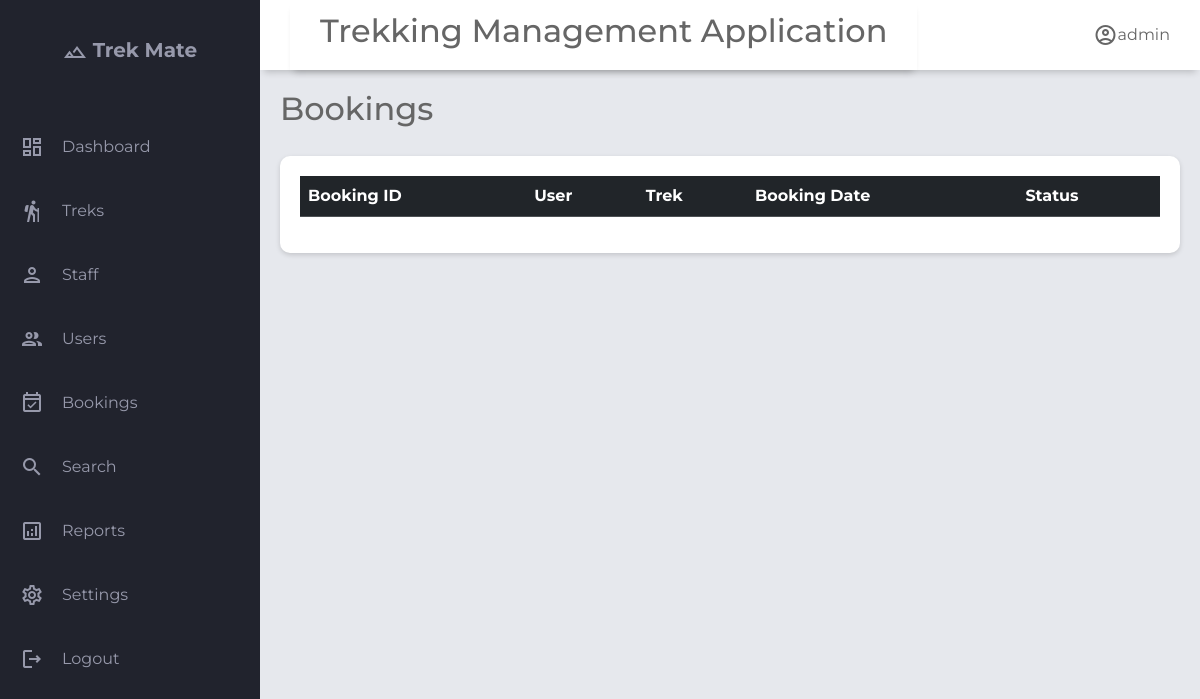
Before: /admin/bookings with the older database file.
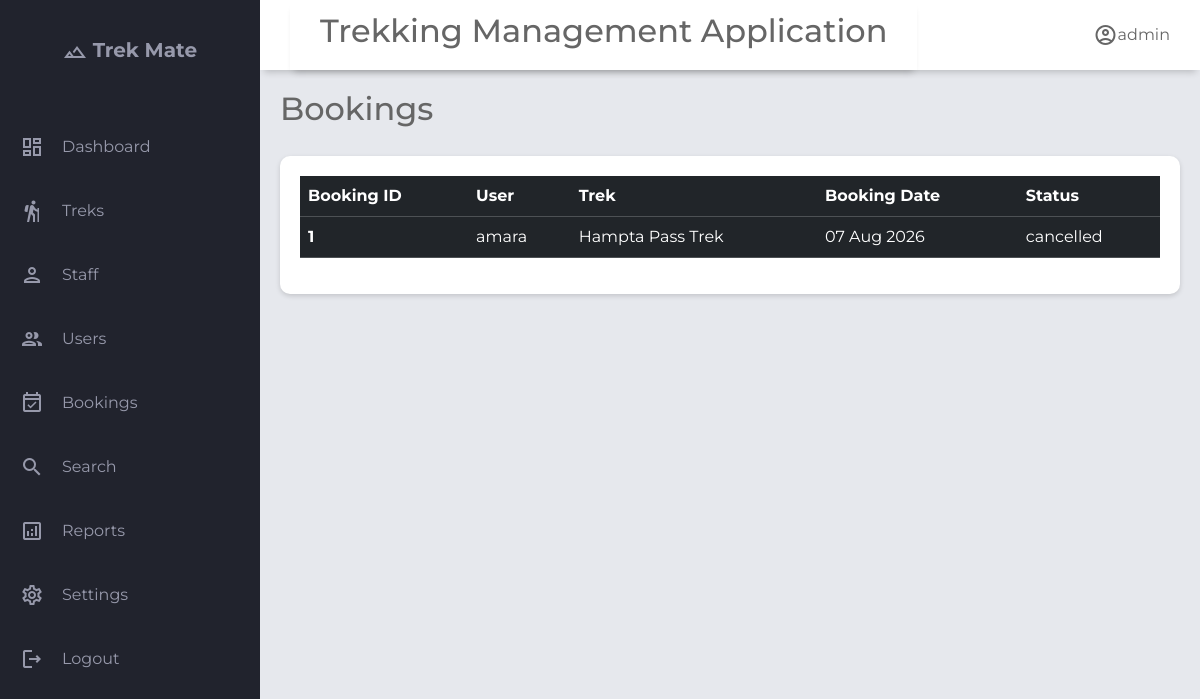
After: the same page with the newer database file.
### application/models.py (models this page shows)
class Booking(db.Model):
    __tablename__='booking'
    id                  = db.Column(db.Integer, primary_key=True)
    user_id             = db.Column(db.Integer, db.ForeignKey('user.id'), nullable=False)
    trek_id             = db.Column(db.Integer, db.ForeignKey('trek.id'), nullable=False)
    booking_date        = db.Column(db.DateTime, default=db.func.now())
    booking_status      = db.Column(Enum('booked','cancelled','completed',name='booking_status'), nullable=False, default='booked')   # booked | cancelled | completed
    payment_status      = db.Column(Enum('unpaid','partial','paid','refunded',name='payment_status'), nullable=False, default='unpaid')   # unpaid | partial | paid | refunded
    num_participants    = db.Column(db.Integer, default=1)
    total_amount        = db.Column(db.Float, nullable=True)
    amount_paid         = db.Column(db.Float, default=0.0)
    notes               = db.Column(db.Text, nullable=True)
    cancelled_at        = db.Column(db.DateTime, nullable=True)
    cancellation_reason = db.Column(db.Text, nullable=True)
    created_at          = db.Column(db.DateTime, default=db.func.now())
    updated_at          = db.Column(db.DateTime, onupdate=db.func.now())
    trek=db.relationship('Trek',back_populates='bookings',lazy=True)#one to many relationship #each booking belong to one trek
    user=db.relationship('User',back_populates='bookings',lazy=True)#one to many relationship

class User(db.Model):
    __tablename__='user'
    id= db.Column(db.Integer, primary_key=True)
    username=db.Column(db.String(),unique=True,nullable=False)
    email=db.Column(db.String(),unique=True,nullable=False)
    password=db.Column(db.String(),nullable=False)
    full_name        = db.Column(db.String(), nullable=True)
    phone            = db.Column(db.String(), nullable=True)
    role=db.Column(Enum('admin','trek staff','trekker',name='user_role'),nullable=False,default='trekker')# admin | trek staff | trekker
    is_blacklisted=db.Column(db.Boolean,default=False)
    blacklist_reason=db.Column(db.Text,nullable=True)
    is_active=db.Column(db.Boolean,default=True)
    created_at       = db.Column(db.DateTime, default=db.func.now())
    updated_at       = db.Column(db.DateTime, onupdate=db.func.now())
    bookings=db.relationship('Booking',lazy=True, back_populates='user',cascade="all, delete-orphan") #all → apply operations like save, update, delete to the related bookings.
    staff_profile=db.relationship('Staff_profile',lazy=True,uselist=False,back_populates='user') #uselist= False means One-to-one (single object) while default it is one-to-many

class Trek(db.Model):
    __tablename__='trek'
    id              = db.Column(db.Integer, primary_key=True)
    name            = db.Column(db.String(), nullable=False)
    description     = db.Column(db.Text, nullable=True)
    location        = db.Column(db.String(), nullable=True)
    difficulty      = db.Column(db.String(), nullable=False, default='moderate')  # easy | moderate | hard
    duration_days   = db.Column(db.Integer, nullable=False)
    start_date      = db.Column(db.DateTime, nullable=True)
    end_date        = db.Column(db.DateTime, nullable=True)
    max_slots       = db.Column(db.Integer, nullable=False, default=20)
    available_slots = db.Column(db.Integer, nullable=False, default=20)
    price           = db.Column(db.Numeric, nullable=False, default=0.0)
    status          = db.Column(Enum('open','closed',name='trek_status'),nullable=False, default='pending')
    trek_progress   = db.Column(Enum('upcoming','started','completed',name="trek_progress"),default='upcoming')
    created_at      = db.Column(db.DateTime, default=db.func.now())
    updated_at      = db.Column(db.DateTime, onupdate=db.func.now())
    image           = db.Column(db.String(200))
    assigned_staffs=db.relationship('Staff_profile',secondary='trek_staff_assignment',lazy=True,back_populates='assigned_treks')#many to many relationship
    bookings=db.relationship('Booking',back_populates='trek',lazy=True,cascade="all, delete-orphan")#one to many relationship as one trek can have multiple bookings but not other side, as one booking can belong to a single trek

### application/controller.py (the view)
@app.route("/admin/bookings")
def bookings():
    user=User.query.filter_by(role="admin").first()
    bookings=Booking.query.order_by(Booking.booking_date.desc()).all()
    return render_template("a_bookings.html",bookings=bookings,user=user)

### templates/a_bookings.html (shortened to what this page needs)
{% extends "base.html" %}
{% block header_title %}
Bookings
{% endblock %}
{% block content %}
<section class="table-section">
    <div class="table-content">
        <table class="table table-dark table-hover">
            <thead>
                <tr>
                    <th scope="col">Booking ID</th>
                    <th scope="col">User</th>
                    <th scope="col">Trek</th>
                    <th scope="col">Booking Date</th>
                    <th scope="col">Status</th>
                </tr>
            </thead>
            <tbody class="table-hover">
                {% for booking in bookings %}
                <tr>
                    <th scope="row">{{booking.id}}</th>
                    <td>{{booking.user.username}}</td>
                    <td>{{booking.trek.name}}</td>
                    <td>{{booking.booking_date.strftime('%d %b %Y')}}</td>
                    <td>{{booking.booking_status}}</td>
                </tr>
                {% endfor %}
            </tbody>
        </table>
    </div>
</section>
{% endblock %}

Changed rows visible on the page:
added Booking: id "1", user.username "amara", trek.name "Hampta Pass Trek", booking_date "07 Aug 2026", booking_status "cancelled"
